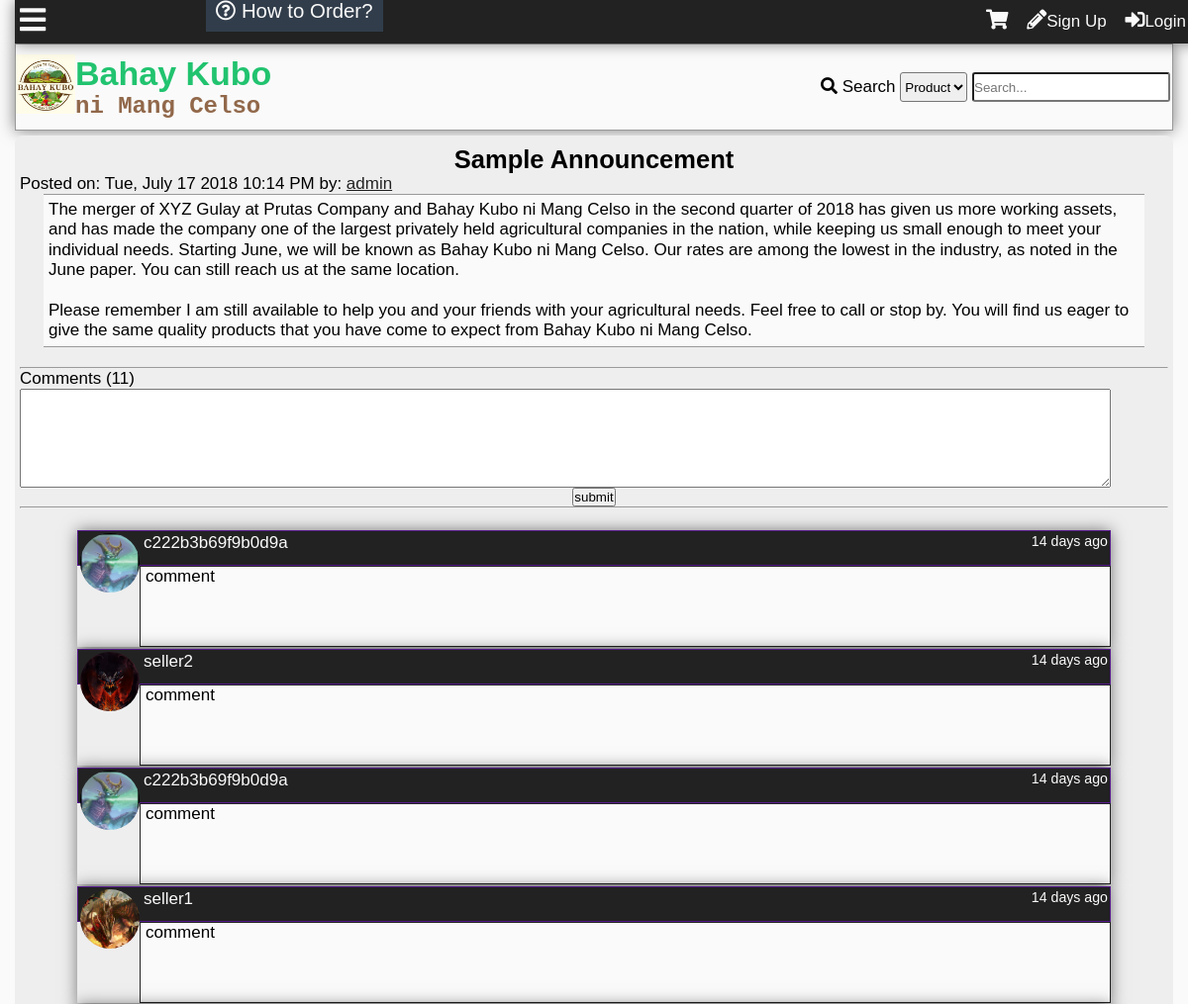
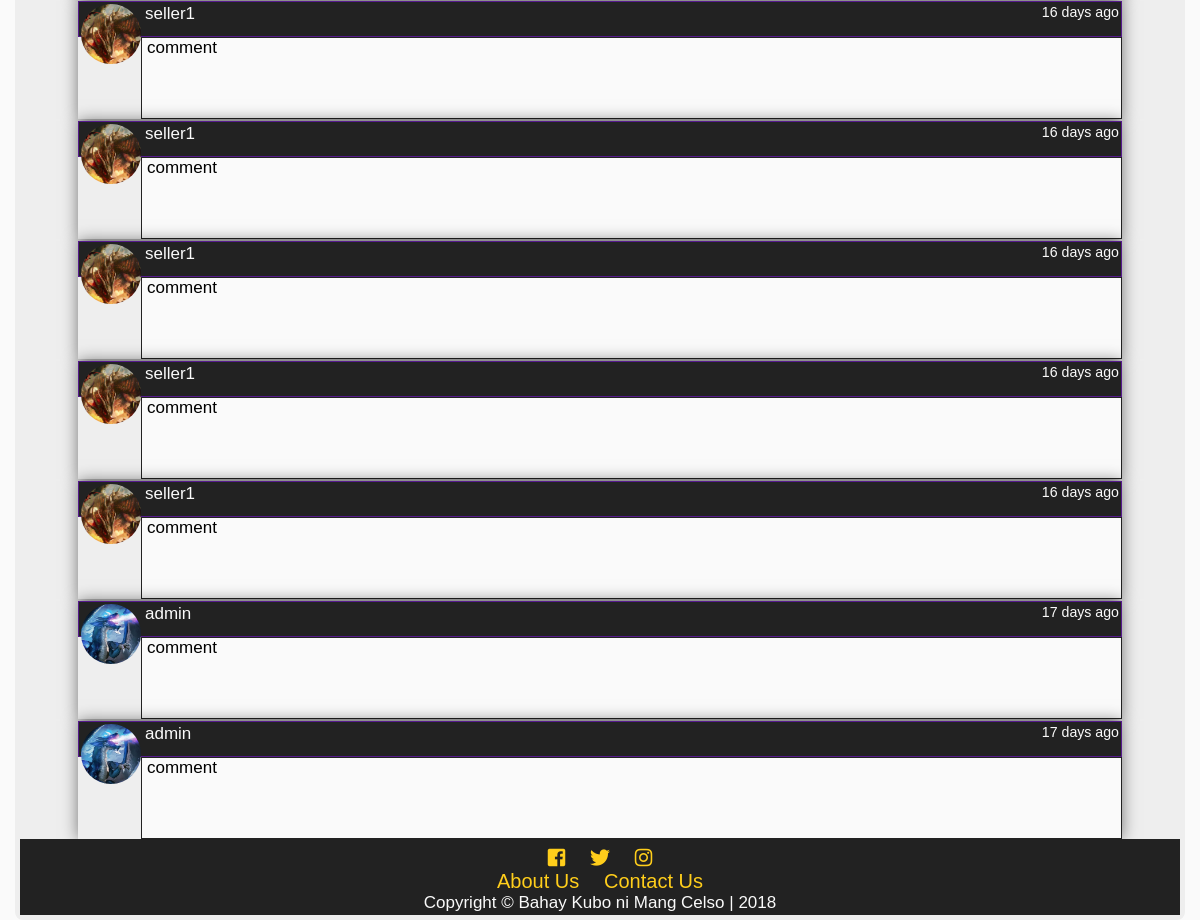
Screenshot of /announcement.php with the database file from the repository (2 pictures, top to bottom).
### tables this page shows
CREATE TABLE `tblannouncement` (
  `announceid` int(11) NOT NULL,
  `title` varchar(100) NOT NULL,
  `content` text NOT NULL,
  `datecreated` datetime DEFAULT NULL,
  `author` int(11) NOT NULL
);

CREATE TABLE `tbluser` (
  `userid` int(11) NOT NULL,
  `username` varchar(100) NOT NULL,
  `password` varchar(100) NOT NULL,
  `firstname` varchar(100) NOT NULL,
  `middlename` varchar(100) NOT NULL,
  `lastname` varchar(100) NOT NULL,
  `birthday` varchar(20) NOT NULL,
  `datecreated` timestamp NOT NULL DEFAULT '0000-00-00 00:00:00',
  `email` varchar(100) NOT NULL,
  `phone` varchar(100) NOT NULL,
  `location` varchar(255) NOT NULL,
  `usertypeid` int(11) NOT NULL,
  `access` int(11) NOT NULL,
  `imgpath` varchar(200) NOT NULL,
  `bio` text NOT NULL,
  `is_show_email` tinyint(1) NOT NULL,
  `gender` int(11) NOT NULL,
  `lastupdate` timestamp NOT NULL DEFAULT '0000-00-00 00:00:00',
  `lastonline` timestamp NOT NULL DEFAULT '0000-00-00 00:00:00',
  `profileviews` int(11) NOT NULL
);

CREATE TABLE `tblcommentann` (
  `commentannid` int(11) NOT NULL,
  `announceid` int(11) NOT NULL,
  `comment` mediumtext NOT NULL,
  `userid` int(11) NOT NULL,
  `dateposted` datetime DEFAULT NULL
);

### announcement.php (the view, shortened to what this page needs)
<?php
	include'functions.php';
	require_once'connection.php';
?>
<!DOCTYPE html>
<html lang="en">
<head>
  	<link rel="stylesheet" href="css/style.css">
  	<link rel="stylesheet" href="css/fontawesome-all.css">
</head>
<body onscroll="scrollOpacity()">
	<div class="main-container">
	<div class="other-content">
<?php
$sql="SELECT announceid,title,content,t1.datecreated,username,userid FROM tblannouncement AS t1
LEFT JOIN tbluser
	ON userid = author
ORDER BY announceid DESC
LIMIT 1";
$result= $conn->query($sql);
$row=$result->fetch_object();
$id = $row->announceid;
$title = $row->title;
$content = $row->content;
$date = date('D, F j Y g:i A',strtotime($row->datecreated));
$author = $row->username;
$userid = $row->userid;
echo '<h2 id="announcement-title">'.$title.'</h2>
<p>Posted on: '.$date.' by: <a class="black" href="profile.php?id='.$userid.'">'.$author.'</a></p>
<div class="announce-content">'.nl2br($content);
echo'</div>
<br><hr>';
$sql = "SELECT commentannid FROM tblcommentann WHERE announceid = '$id'";
$result= $conn->query($sql);
$comments = $result->num_rows;
echo'<p>Comments ('.number_format($comments).')</p>
';
if(isset($_SESSION['id'])){
echo'<form id="comment-form">
	<textarea id="announcement-text" required></textarea>
	<br>
	<input type="hidden" value="'.$_SESSION['id'].'" id="user-id">
	<input type="hidden" value="'.$id.'" id="announce-id">
	<center><input type="submit" value="submit"></center>
</form>
<hr><br>
';
}else{
	echo'<form id="comment-form">
	<textarea id="announcement-text" required></textarea>
	<br>
	<input type="hidden" id="user-id">
	<input type="hidden" id="announce-id">
	<center><input type="submit" value="submit"></center>
</form>
<hr><br>
';
}
echo '<div id="announcement-comments">';
$sql = "SELECT commentannid,comment,t1.userid,username,imgpath,dateposted FROM tblcommentann AS t1
	LEFT JOIN tbluser AS t2
		ON t1.userid = t2.userid
	WHERE announceid = '$id'
	ORDER BY dateposted DESC";
$result = $conn->query($sql);
while($row = $result->fetch_object()){
	$comment = $row->comment;
	$user = $row->username;
	$userid = $row->userid;
	$img = $row->imgpath;
	$date = $row->dateposted;
	echo'<div class="comment-box">
<div class="comment-header">
<a class="cm-user" href="profile.php?id='.$userid.'">
<div class="comment-tn">
<img src="'.$img.'">
</div>
'.$user.'</a>
<small>'.time_elapsed_string($date).'</small>
</div>
<div class="comment-body">
<div class="com-container"><p class="comment-cm">'.nl2br($comment).'</p></div></div>';
echo'</div>
';
}
?>
	</div>
	</div>
</body>
</html>

### css/style.css (style rules this page uses)
* { padding:0; margin:0; }
:root { --facebookblue:#4267b2; --twitterlogo:#00aced; --lightblue:#c0deed; --sunflower:#ffce1b; --orangered:#FF4500; --magenta:#ff00ff; --lime:#32CD32; --palegreen:#98fb98; --dark-red:#590000; --blood-red:#8B0000; --cyan:#00ffff; --bluegreen:#21c36f; --canvas:#F3ECE2; --dark-purple:#551A8B; --dark-blue:#313d4b; --primary-color:#21c36f; --secondary-color:#c0deed; --contrast: #91684a; --secondary-contrast:#313d4b; --light-color:#fafafa; --dark-color:#222; --gray:#eee; --darkgray:#999; }
body { font-family: Lora,'MS Sans Serif',Geneva,sans-serif; font-size: 17px; background:var(--light-color); }
h1,h2,h3,h4,h5,h6 { font-family: Arial, Helvetica, sans-serif; }
a { text-decoration: none; }
.black { color:var(--dark-color); text-decoration: underline; }
.main-container { display:grid; grid-template-areas: "header" "main-search" "content" "footer"; margin:0px; padding:0 15px 0 15px; }
#announcement-title { font-family: "Arial", sans-serif; }
.announce-content { font-family: verdana, sans-serif; background: var(--light-color); display: block; margin: 0 auto; width: 95%; min-height: 100px; border-top: 1px solid var(--darkgray); border-bottom: 1px solid var(--darkgray); padding:5px; line-height: 1.2em; }
#announcement-text { width:95%; height:100px; }
.other-content { box-sizing: border-box; border-radius: 8px; padding:5px; background: var(--gray); min-height:85vh; position: relative; }
.other-content h2,.other-content h3 { text-align: center; margin-top: 5px; }
.comment-box { width:90%; display:block; margin-left: auto; margin-right: auto; margin-top: 2px; box-shadow: 0 0 15px rgba(0,0,0,0.5); }
.comment-box small { float:right; }
.comment-header { background: var(--dark-color); color: var(--light-color); padding:2px; padding-bottom:12px; border:1px solid var(--dark-purple); }
.cm-user { color: var(--light-color); padding-left:4px; }
.comment-body { background: var(--light-color); padding-left: 5px; min-height:80px; border: 1px solid var(--dark-color); overflow-x: hidden; overflow-y: hidden; }
.com-container { width:670px; }
.comment-cm { word-wrap: break-word; }
.comment-tn { height:60px; width:60px; border-radius: 50%; overflow:hidden; float:left; }
.comment-tn img { max-width: 100%; }

### rows the page displays
tblannouncement: title "Sample Announcement", datecreated "Tue, July 17 2018 10:14 PM", tbluser.username "admin", content "The merger of XYZ Gulay at Prutas Company and Bahay Kubo ni Mang Celso in the second quarter of 2018 has given us more working assets, and has made the company one of the largest privately held agricultural companies in the nation, while keeping us small enough to meet your individual needs. Starting June, we will be known as Bahay Kubo ni Mang Celso. Our rates are among the lowest in the industry, as noted in the June paper. You can still reach us at the same location. Please remember I am still available to help you and your friends with your agricultural needs. Feel free to call or stop by. You will find us eager to give the same quality products that you have come to expect from Bahay…"
tblcommentann: userid.imgpath (picture), userid.username "c222b3b69f9b0d9a", dateposted "14 days ago", comment "comment"
tblcommentann: userid.imgpath (picture), userid.username "seller2", dateposted "14 days ago", comment "comment"
tblcommentann: userid.imgpath (picture), userid.username "c222b3b69f9b0d9a", dateposted "14 days ago", comment "comment"
tblcommentann: userid.imgpath (picture), userid.username "seller1", dateposted "14 days ago", comment "comment"
tblcommentann: userid.imgpath (picture), userid.username "seller1", dateposted "16 days ago", comment "comment"
tblcommentann: userid.imgpath (picture), userid.username "seller1", dateposted "16 days ago", comment "comment"
tblcommentann: userid.imgpath (picture), userid.username "seller1", dateposted "16 days ago", comment "comment"
tblcommentann: userid.imgpath (picture), userid.username "seller1", dateposted "16 days ago", comment "comment"
tblcommentann: userid.imgpath (picture), userid.username "seller1", dateposted "16 days ago", comment "comment"
tblcommentann: userid.imgpath (picture), userid.username "admin", dateposted "17 days ago", comment "comment"
tblcommentann: userid.imgpath (picture), userid.username "admin", dateposted "17 days ago", comment "comment"

### other values shown
$comments "11"
